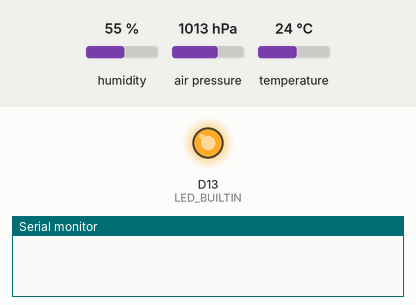
This sketch was run on a simulated Arduino Nano 33 BLE. Shown: output pins drawn as LEDs (lit = HIGH), the last lines printed to the serial monitor. Inputs (shaded band) come from the test bench; at power-on: humidity 55 %, air pressure 1013 hPa, temperature 24 °C. Nothing arrives over Bluetooth unless stated; a phone connects over Bluetooth LE 3 s after start.

Above: at 0.1 s.
At 5.1 s:
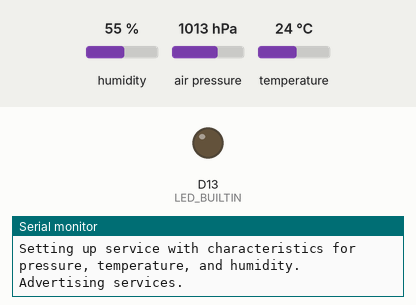
Timing chart, 0 to 9.5 s (numbered marks = the images above):
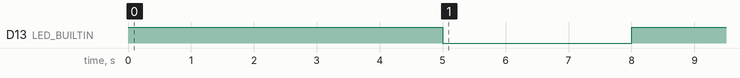

Measured:
- by itself, D13 (LED_BUILTIN): HIGH → LOW at 5.0 s, → HIGH 3.0 s later

The sketch:

ble-temp-humidity.ino
```cpp
#include <ArduinoBLE.h>
#include <Arduino_HTS221.h>
#include <Arduino_LPS22HB.h>

// Declare the variables for reading barometric pressure, temperature, and humidity, respectively.
float p;
float t;
float h;

#define BLE_UUID_ENVIRONMENTAL_SENSING_SERVICE    "181A"
#define BLE_UUID_TEMPERATURE                      "2A6E"
#define BLE_UUID_HUMIDITY                         "2A6F"
#define BLE_UUID_PRESSURE                         "2A6D"

// Declare Bluetooth service name, and characteristics. All are standard GATT services.
BLEService environmentalSensingService(BLE_UUID_ENVIRONMENTAL_SENSING_SERVICE);
// https://specificationrefs.bluetooth.com/assigned-values/16-bit%20UUID%20Numbers%20Document.pdf
BLEUnsignedIntCharacteristic pressureCharacteristic(BLE_UUID_PRESSURE, BLERead | BLENotify ); // 32-bit unsigned in Pascals, 1 decimal place.
// https://www.bluetooth.com/xml-viewer/?src=https://www.bluetooth.com/wp-content/uploads/Sitecore-Media-Library/Gatt/Xml/Characteristics/org.bluetooth.characteristic.pressure.xml
BLEShortCharacteristic temperatureCharacteristic(BLE_UUID_TEMPERATURE,  BLERead | BLENotify ); // 16-bit signed, 2 decimal places.
// https://www.bluetooth.com/xml-viewer/?src=https://www.bluetooth.com/wp-content/uploads/Sitecore-Media-Library/Gatt/Xml/Characteristics/org.bluetooth.characteristic.temperature.xml
BLEUnsignedIntCharacteristic humidityCharacteristic(BLE_UUID_HUMIDITY, BLERead | BLENotify ); // 16-bit unsigned, 2 decimal places.
// https://www.bluetooth.com/xml-viewer/?src=https://www.bluetooth.com/wp-content/uploads/Sitecore-Media-Library/Gatt/Xml/Characteristics/org.bluetooth.characteristic.humidity.xml

// Error pulse of death. Loops forever. Only used if there are problems.
void error_pulse() {
  while (1) {
    for (int i=0; i<3; i++) {
      digitalWrite(LED_BUILTIN, HIGH);
      delay(166);
      digitalWrite(LED_BUILTIN, LOW);
      delay(167);
    }
    delay(1001);
  }
}

void setup() {
  // Illuminate LED for 5sec to indicate startup.
  pinMode(LED_BUILTIN, OUTPUT);
  digitalWrite(LED_BUILTIN, HIGH);
  delay(5000);

  // Initialize serial for debug output.
  Serial.begin(9600);

  // Initialize atmospheric sensors.
  Serial.println("Initializing humidity and temperature sensor.");
  if (!HTS.begin()) {
    Serial.println("Failed.");
    error_pulse();
  }
  Serial.println("Initializing barometric pressure sensor.");
  if (!BARO.begin()) {
    Serial.println("Failed.");
    error_pulse();
  }

  // Initialize Bluetooth communication.
  Serial.println("Initializing Bluetooth communication.");
  if (!BLE.begin()) {
    Serial.println("Failed.");
    error_pulse();
  }

  // Set up Bluetooth Environmental Sensing service.
  Serial.println("Setting up service with characteristics for pressure, temperature, and humidity.");
  BLE.setLocalName("Nano33BLE");
  BLE.setAdvertisedService(environmentalSensingService);

  // Add characteristics for barometric pressure, temperature, and humidity.
  environmentalSensingService.addCharacteristic(pressureCharacteristic);
  environmentalSensingService.addCharacteristic(temperatureCharacteristic);
  environmentalSensingService.addCharacteristic(humidityCharacteristic);

  // Make the service available.
  BLE.addService(environmentalSensingService);
  BLE.setConnectable(true);
  Serial.println("Advertising services.");
  BLE.advertise();

  // Turn off LED to indicate startup is complete.
  digitalWrite(LED_BUILTIN, LOW);
}

void loop() {

  // Wait for a connection from a central.
  BLEDevice central = BLE.central();

  // When a connection is made, activate LED and write address to serial for debug.
  if (central) {
    digitalWrite(LED_BUILTIN, HIGH);
    Serial.print("Incoming connection from: ");
    Serial.println(central.address());

    while (central.connected()) {
      // Get readings from sensors and update the charcteristic values.
      p = BARO.readPressure(KILOPASCAL);
      t = HTS.readTemperature(CELSIUS) - 4; // Subtract 4 deg C to compensate for heat generated by Nano 33 board.
      h = HTS.readHumidity();

      // Write values to serial port for debug.
      Serial.print("Pressure: ");
      Serial.print(p);
      Serial.println("kPa");
      Serial.print("Temperature: ");
      Serial.print(t);
      Serial.println("°C");
      Serial.print("Humidity: ");
      Serial.print(h);
      Serial.println("%");

      // Update Bluetooth characteristics with new values.
      pressureCharacteristic.writeValue((uint32_t) round(p * 10000)); // Convert kPa to Pa and shift for one decimal place.
      temperatureCharacteristic.writeValue((int16_t) round(t * 100)); // Shift for two decimal places.
      humidityCharacteristic.writeValue((uint16_t) round(h * 100)); // Shift for two decimal places.

      // Delay between updates. (Don't make too long of connections start to timeout.)
      delay(1000);
    }

    // Turn off LED when connection is dropped.
    digitalWrite(LED_BUILTIN, LOW);
    Serial.println("Connection terminated.");
  }
}
```
